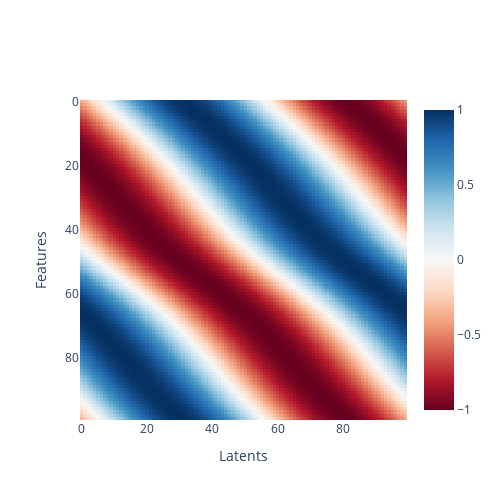

Here is the notebook cell this chart was saved with:
### Code cell
from utils.plotter import plot_cosine_similarity
import numpy as np

latents_normalized = latents / np.linalg.norm(latents, axis=1, keepdims=True)
features_normalized = (features - bias) / np.linalg.norm(features - bias, axis=1, keepdims=True)
cosine_similarity = np.einsum("ij,kj->ik", latents_normalized, features_normalized)

plot_cosine_similarity(cosine_similarity, "Latents", "Features")

### Figure 1 — Plotly figure (JSON) as saved in the notebook; plotly's stock layout.template omitted (floating-point values rounded to 4 significant figures; data arrays with more than 128 entries replaced by an {"elided": "..."} marker saying what was removed)
{"data": [{"colorscale": [[0, "rgb(103,0,31)"], [0.1, "rgb(178,24,43)"], [0.2, "rgb(214,96,77)"], [0.3, "rgb(244,165,130)"], [0.4, "rgb(253,219,199)"], [0.5, "rgb(247,247,247)"], [0.6, "rgb(209,229,240)"], [0.7, "rgb(146,197,222)"], [0.8, "rgb(67,147,195)"], [0.9, "rgb(33,102,172)"], [1, "rgb(5,48,97)"]], "type": "heatmap", "z": {"elided": "100x100 float values"}, "zmax": 1, "zmin": -1}], "layout": {"height": 500, "width": 500, "xaxis": {"title": {"text": "Latents"}}, "yaxis": {"autorange": "reversed", "title": {"text": "Features"}}}}
